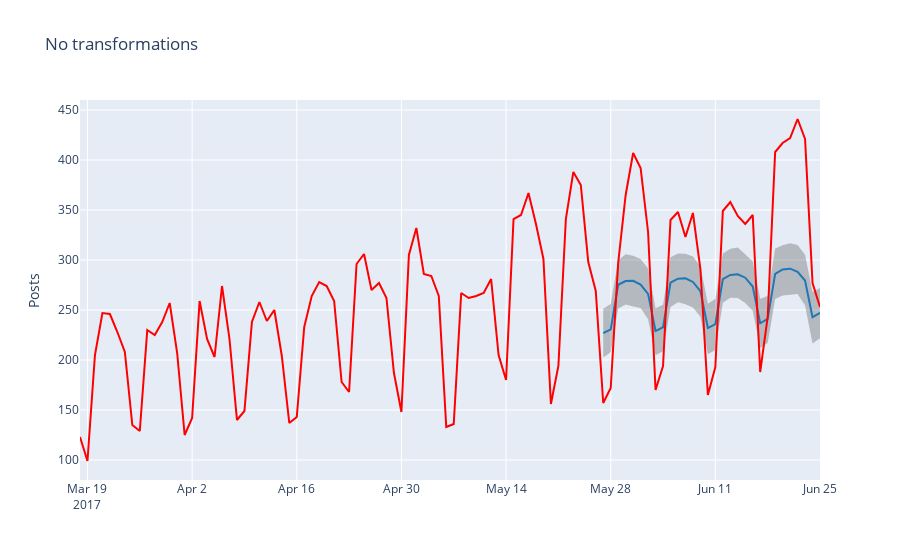
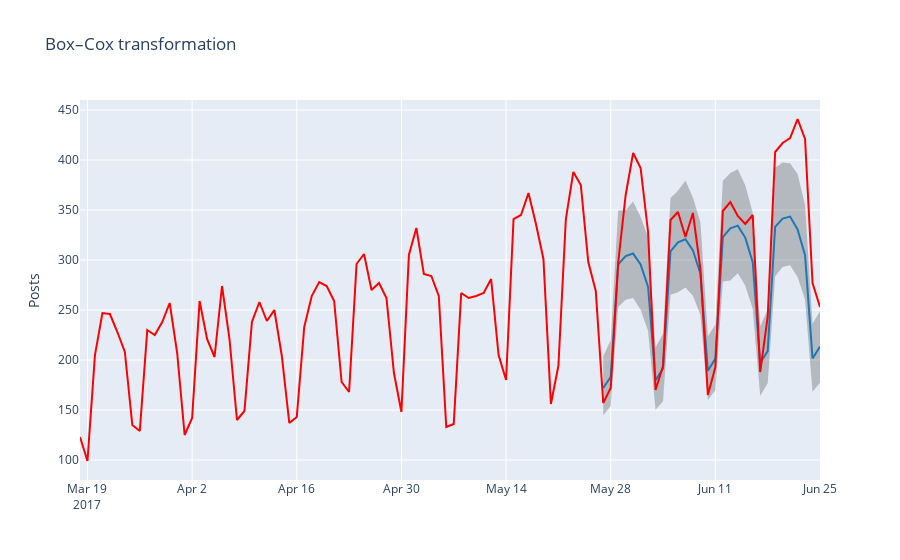

The cell these charts' notebook holds for them, in order:
### Markdown cell above
Nah, kita bisa improve modelnya nih, sekarang percentage error MAPE 12%

### Code cell
show_forecast(cmp_df, prediction_size, 100, 'No transformations')
show_forecast(cmp_df2, prediction_size, 100, 'Box–Cox transformation')
